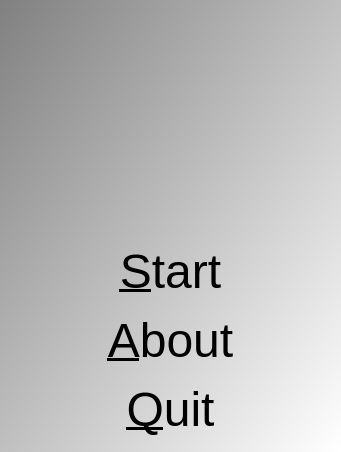
<?xml version="1.0" encoding="UTF-8"?>
<ui version="4.0">
 <class>QtToolTestMultiApproximatorMenuDialog</class>
 <widget class="QDialog" name="QtToolTestMultiApproximatorMenuDialog">
  <property name="geometry">
   <rect>
    <x>0</x>
    <y>0</y>
    <width>341</width>
    <height>452</height>
   </rect>
  </property>
  <property name="font">
   <font>
    <pointsize>20</pointsize>
   </font>
  </property>
  <property name="styleSheet">
   <string notr="true">QDialog { 
background-color: qlineargradient(x1: 0, y1: 0, x2: 1, y2: 1, stop: 0  #808080, stop: 1 #ffffff);
}
QPushButton { background-color: rgb(255, 255, 255);  }
QPushButton { color: rgb(0,0,0); }
QPushButton { font: 48px  }</string>
  </property>
  <layout class="QGridLayout" name="gridLayout">
   <item row="3" column="0">
    <widget class="QPushButton" name="button_quit">
     <property name="text">
      <string>&amp;Quit</string>
     </property>
     <property name="flat">
      <bool>true</bool>
     </property>
    </widget>
   </item>
   <item row="2" column="0">
    <widget class="QPushButton" name="button_about">
     <property name="text">
      <string>&amp;About</string>
     </property>
     <property name="flat">
      <bool>true</bool>
     </property>
    </widget>
   </item>
   <item row="1" column="0">
    <widget class="QPushButton" name="button_start">
     <property name="text">
      <string>&amp;Start</string>
     </property>
     <property name="flat">
      <bool>true</bool>
     </property>
    </widget>
   </item>
   <item row="0" column="0">
    <widget class="QLabel" name="label">
     <property name="text">
      <string/>
     </property>
     <property name="pixmap">
      <pixmap resource="ToolTestMultiApproximator.qrc">:/images/ToolTestMultiApproximatorWelcome.png</pixmap>
     </property>
    </widget>
   </item>
  </layout>
 </widget>
 <tabstops>
  <tabstop>button_start</tabstop>
  <tabstop>button_about</tabstop>
  <tabstop>button_quit</tabstop>
 </tabstops>
 <resources>
  <include location="ToolTestMultiApproximator.qrc"/>
 </resources>
 <connections/>
</ui>
